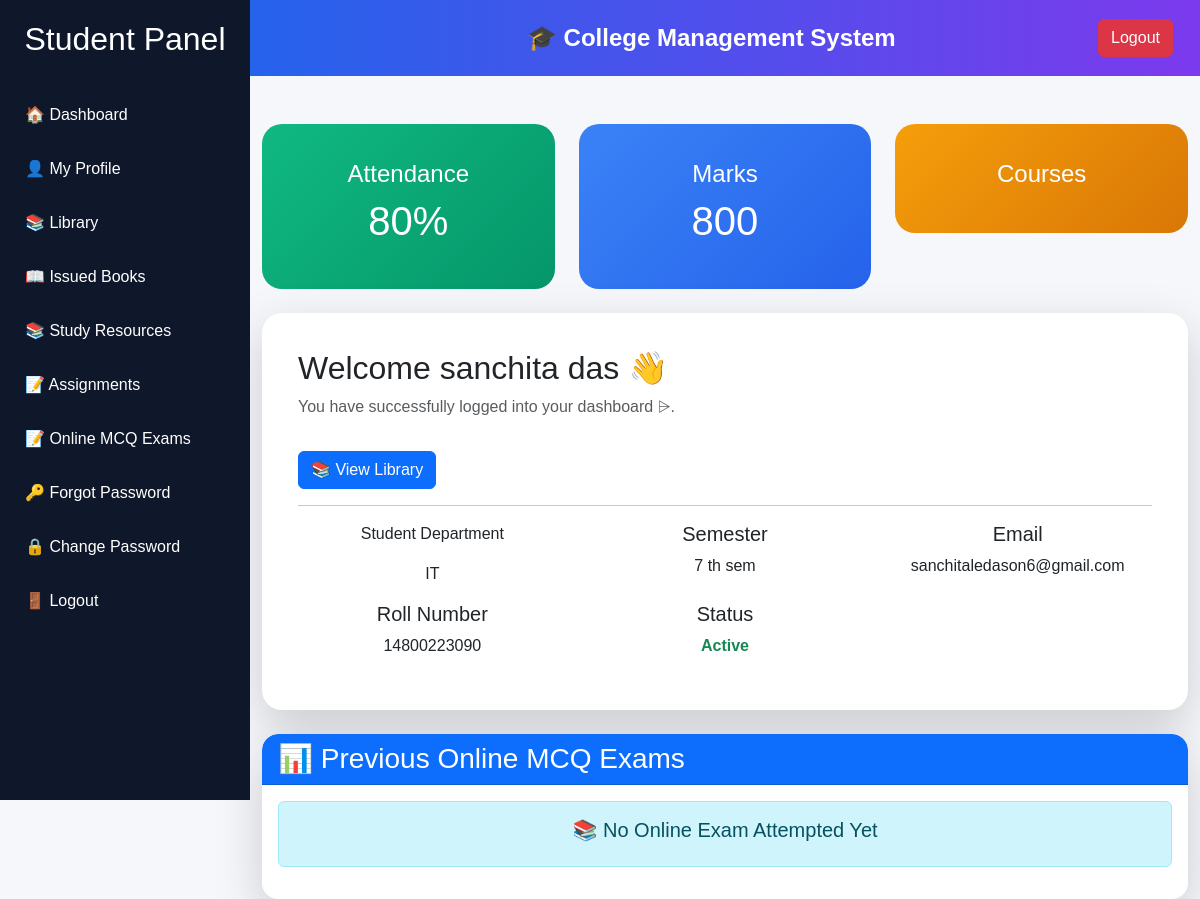
Page /student (signed in) on the committed database.
### models.py (models this page shows)
class Student(db.Model):
    id = db.Column(db.Integer, primary_key=True)
    roll_number = db.Column(db.String(50), unique=True)
    name = db.Column(db.String(100))
    email = db.Column(db.String(100))
    department = db.Column(db.String(100))
    password = db.Column(db.String(100))
    attendance = db.Column(db.Integer, default=0)
    marks = db.Column(db.Integer, default=0)
    semester = db.Column(db.String(50))
    photo = db.Column(db.String(200))
    signature = db.Column(db.String(200))

### app.py (the view)
@app.route("/student")
def student():
    if "student_id" not in session:
        return redirect("/login")
    student = Student.query.get(session["student_id"])
    return render_template(
        "student_dashboard.html",
        student=student
    )

### templates/student_dashboard.html (shortened to what this page needs)
<!DOCTYPE html>
<html lang="en">
<head>
    <link href="https://cdn.jsdelivr.net/npm/bootstrap@5.3.3/dist/css/bootstrap.min.css" rel="stylesheet">
    <link rel="stylesheet" href="{{ url_for('static', filename='css/dashboard.css') }}">
</head>
<body>
    <div class="sidebar">
    <h2>Student Panel</h2>
    <a href="/student_dashboard">🏠 Dashboard</a>
    <a href="/student_profile">👤 My Profile</a>
    <a href="/student_library">📚 Library</a>
    <a href="/issued_books">📖 Issued Books</a>
    <a href="/study_resources">📚 Study Resources</a>
    <a href="/assignments">📝 Assignments</a>
    <a href="/student_exams">📝 Online MCQ Exams</a>
    <a href="/forgot_password">🔑 Forgot Password</a>
    <a href="/change_password">🔒 Change Password</a>
    <a href="/logout">🚪 Logout</a>
</div>
<nav class="navbar navbar-expand-lg navbar-dark">
    <div class="container">
        <span class="navbar-brand fw-bold">
            🎓 College Management System
        </span>
        <a href="/logout" class="btn btn-danger">
            Logout
        </a>
    </div>
</nav>
<div class="container mt-5">
    <div class="row">
        <div class="col-md-4 mb-4">
            <div class="card stat-card attendance">
                <div class="card-body">
                    <h4>Attendance</h4>
                    <h1>{{ student.attendance }}%</h1>
                </div>
            </div>
        </div>
        <div class="col-md-4 mb-4">
            <div class="card stat-card marks">
                <div class="card-body">
                    <h4>Marks</h4>
                    <h1>{{ student.marks }}</h1>
                </div>
            </div>
        </div>
        <div class="col-md-4 mb-4">
            <div class="card stat-card courses">
                <div class="card-body">
                    <h4>Courses</h4>
                </div>
            </div>
        </div>
    </div>
    <div class="card welcome-card shadow-lg">
        <div class="card-body">
            <h2>Welcome {{ student.name }} 👋</h2>
            <p class="text-muted">
                You have successfully logged into your dashboard ⩥.
            </p>
            <a href="/student_library"
   class="btn btn-primary mt-3">
   📚 View Library
</a>
            <hr>
            <div class="row text-center">
                <div class="col-md-4">
                    <p>Student Department</p>
                    <p>{{ student.department }}</p>
                </div>
                <div class="col-md-4">
                    <h5>Semester</h5>
                    <p>{{ student.semester }}</p>
                </div>
                <div class="col-md-4">
                    <h5>Email</h5>
                    <p>{{ student.email }}</p>
                </div>
                <div class="col-md-4">
                    <h5>Roll Number</h5>
                    <p>{{ student.roll_number }}</p>
                </div>
                <div class="col-md-4">
                    <h5>Status</h5>
                    <p class="text-success fw-bold">Active</p>
                </div>
            </div>
        </div>
    </div>
</div>
<div class="container mt-4">
    <div class="card shadow-lg border-0 rounded-4">
        <div class="card-header bg-primary text-white rounded-top-4">
            <h3 class="mb-0">
                📊 Previous Online MCQ Exams
            </h3>
        </div>
        <div class="card-body">
            {% if results %}
            <div class="table-responsive">
                <table class="table table-hover align-middle">
                    <thead class="table-dark">
                        <tr>
                            <th>Exam</th>
                            <th>Marks</th>
                            <th>Percentage</th>
                            <th>Grade</th>
                            <th>Action</th>
                        </tr>
                    </thead>
                    <tbody>
                    {% for result in results %}
                    <tr>
                        <td>
                            <strong>
                                {{ result.exam_title }}
                            </strong>
                        </td>
                        <td>
                            {{ result.marks }}/{{ result.total }}
                        </td>
                        <td>
                            {{ result.percentage }}%
                        </td>
                        <td>
                            {% if result.percentage >= 90 %}
                                <span class="badge bg-success">
                                    A+
                                </span>
                            {% elif result.percentage >= 80 %}
                                <span class="badge bg-primary">
                                    A
                                </span>
                            {% elif result.percentage >= 70 %}
                                <span class="badge bg-info">
                                    B
                                </span>
                            {% elif result.percentage >= 60 %}
                                <span class="badge bg-warning text-dark">
                                    C
                                </span>
                            {% else %}
                                <span class="badge bg-danger">
                                    F
                                </span>
                            {% endif %}
                        </td>
                        <td>
                            <a href="/view_result/{{ result.id }}"
                               class="btn btn-success btn-sm">
                                👁 View Result
                            </a>
                        </td>
                    </tr>
                    {% endfor %}
                    </tbody>
                </table>
            </div>
            {% else %}
            <div class="alert alert-info text-center">
                <h5>
                    📚 No Online Exam Attempted Yet
                </h5>
            </div>
            {% endif %}
        </div>
    </div>
</div>
</body>
</html>

### static/css/dashboard.css (style rules this page uses)
body { background: linear-gradient(135deg,#0f172a,#1e293b); min-height:100vh; font-family:'Segoe UI',sans-serif; }
.navbar { background: linear-gradient(90deg,#2563eb,#7c3aed)!important; padding:15px; }
.navbar-brand { color:white !important; font-size:24px; font-weight:bold; }
.card { border:none; border-radius:20px; overflow:hidden; transition:0.3s; }
.stat-card { color:white; text-align:center; padding:20px; }
.attendance { background:linear-gradient(135deg,#10b981,#059669); }
.marks { background:linear-gradient(135deg,#3b82f6,#2563eb); }
.courses { background:linear-gradient(135deg,#f59e0b,#d97706); }
.welcome-card { border-radius:20px; background:white; padding:20px; }

### templates/student_dashboard.html (style rules this page uses)
body { margin:0; background:#f5f7fb; font-family:'Poppins',sans-serif; }
.sidebar { position:fixed; left:0; top:0; width:250px; height:100vh; background:#0f172a; padding-top:20px; z-index:1000; }
.sidebar h2 { color:white; text-align:center; margin-bottom:30px; }
.sidebar a { display:block; color:white; text-decoration:none; padding:15px 25px; transition:0.3s; }
.navbar { margin-left:250px; }
.container { margin-left:250px; width:calc(100% - 250px); }

### rows in the picture
Student: attendance "80", marks "800", name "sanchita das", department "IT", semester "7 th sem", email "sanchitaledason6@gmail.com", roll_number "14800223090"
